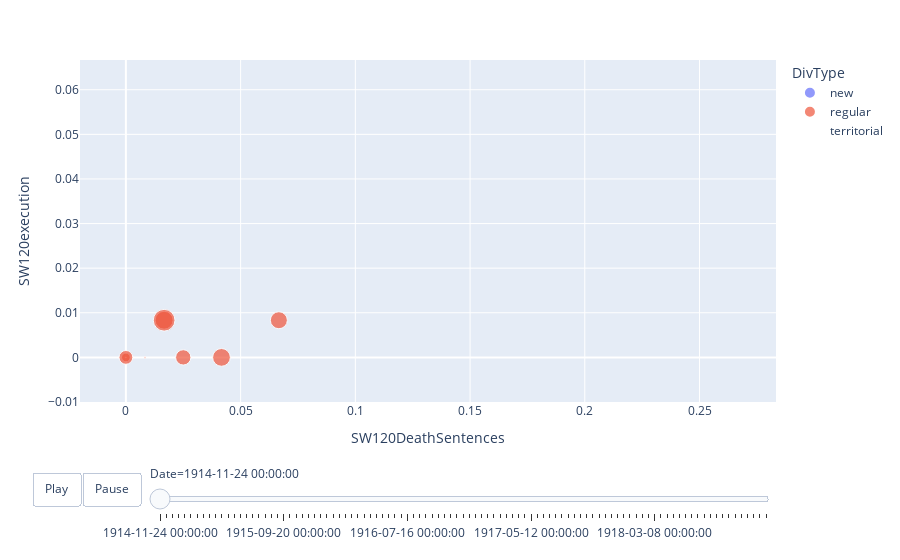

Notebook source saved alongside this figure:
### Code cell
makeChart(df, x='SW120DeathSentences', y='SW120execution', size='SW120Casualties')

### Figure 1 — Plotly figure (JSON) as saved in the notebook; plotly's stock layout.template omitted (floating-point values rounded to 4 significant figures)
{"data": [{"hovertemplate": "<b>%{hovertext}</b><br><br>DivType=new<br>Date=1914-11-24 00:00:00<br>SW120DeathSentences=%{x}<br>SW120execution=%{y}<br>SW120Casualties=%{marker.size}<extra></extra>", "hovertext": ["10", "30", "12", "39", "23", "16", "18", "14", "35", "25", "9", "32", "11", "13", "31", "17", "33", "21", "15", "24", "34", "19", "20"], "ids": ["10", "30", "12", "39", "23", "16", "18", "14", "35", "25", "9", "32", "11", "13", "31", "17", "33", "21", "15", "24", "34", "19", "20"], "legendgroup": "new", "marker": {"color": "#636EFA", "size": [0, 0, 0, 0, 0, 0, 0.01667, 0.06667, 0, 0, 0.01667, 0, 0.01667, 0.01667, 0.008333, 0.01667, 0, 0, 0.03333, 0.01667, 0, 0.008333, 0.008333], "sizemode": "area", "sizeref": 0.03515, "symbol": "circle"}, "mode": "markers", "name": "new", "orientation": "v", "showlegend": true, "type": "scatter", "x": [0, 0, 0, 0, 0, 0, 0, 0, 0, 0, 0, 0, 0, 0, 0, 0, 0, 0, 0, 0, 0, 0, 0], "xaxis": "x", "y": [0, 0, 0, 0, 0, 0, 0, 0, 0, 0, 0, 0, 0, 0, 0, 0, 0, 0, 0, 0, 0, 0, 0], "yaxis": "y"}, {"hovertemplate": "<b>%{hovertext}</b><br><br>DivType=regular<br>Date=1914-11-24 00:00:00<br>SW120DeathSentences=%{x}<br>SW120execution=%{y}<br>SW120Casualties=%{marker.size}<extra></extra>", "hovertext": ["28", "29", "7", "8", "27", "6", "4", "5", "2", "1", "3"], "ids": ["28", "29", "7", "8", "27", "6", "4", "5", "2", "1", "3"], "legendgroup": "regular", "marker": {"color": "#EF553B", "size": [0.05833, 0.025, 1.342, 0.008333, 0, 3.358, 4.125, 5.642, 5.075, 5.525, 8.292], "sizemode": "area", "sizeref": 0.03515, "symbol": "circle"}, "mode": "markers", "name": "regular", "orientation": "v", "showlegend": true, "type": "scatter", "x": [0.008333, 0, 0, 0, 0, 0, 0.025, 0.01667, 0.06667, 0.04167, 0.01667], "xaxis": "x", "y": [0, 0, 0, 0, 0, 0, 0, 0.008333, 0.008333, 0, 0.008333], "yaxis": "y"}, {"hovertemplate": "<b>%{hovertext}</b><br><br>DivType=territorial<br>Date=1914-11-24 00:00:00<br>SW120DeathSentences=%{x}<br>SW120execution=%{y}<br>SW120Casualties=%{marker.size}<extra></extra>", "hovertext": ["46", "51", "48", "66"], "ids": ["46", "51", "48", "66"], "legendgroup": "territorial", "marker": {"color": "#00CC96", "size": [0, 0, 0, 0], "sizemode": "area", "sizeref": 0.03515, "symbol": "circle"}, "mode": "markers", "name": "territorial", "orientation": "v", "showlegend": true, "type": "scatter", "x": [0, 0, 0, 0], "xaxis": "x", "y": [0, 0, 0, 0], "yaxis": "y"}], "layout": {"legend": {"itemsizing": "constant", "title": {"text": "DivType"}, "tracegroupgap": 0}, "margin": {"t": 60}, "sliders": [{"active": 0, "currentvalue": {"prefix": "Date="}, "len": 0.9, "pad": {"b": 10, "t": 60}, "steps": [{"args": [["1914-11-24 00:00:00"], {"frame": {"duration": 0, "redraw": false}, "fromcurrent": true, "mode": "immediate", "transition": {"duration": 0, "easing": "linear"}}], "label": "1914-11-24 00:00:00", "method": "animate"}, {"args": [["1914-11-25 00:00:00"], {"frame": {"duration": 0, "redraw": false}, "fromcurrent": true, "mode": "immediate", "transition": {"duration": 0, "easing": "linear"}}], "label": "1914-11-25 00:00:00", "method": "animate"}, {"args": [["1914-12-24 00:00:00"], {"frame": {"duration": 0, "redraw": false}, "fromcurrent": true, "mode": "immediate", "transition": {"duration": 0, "easing": "linear"}}], "label": "1914-12-24 00:00:00", "method": "animate"}, {"args": [["1914-12-25 00:00:00"], {"frame": {"duration": 0, "redraw": false}, "fromcurrent": true, "mode": "immediate", "transition": {"duration": 0, "easing": "linear"}}], "label": "1914-12-25 00:00:00", "method": "animate"}, {"args": [["1915-01-23 00:00:00"], {"frame": {"duration": 0, "redraw": false}, "fromcurrent": true, "mode": "immediate", "transition": {"duration": 0, "easing": "linear"}}], "label": "1915-01-23 00:00:00", "method": "animate"}, {"args": [["1915-01-24 00:00:00"], {"frame": {"duration": 0, "redraw": false}, "fromcurrent": true, "mode": "immediate", "transition": {"duration": 0, "easing": "linear"}}], "label": "1915-01-24 00:00:00", "method": "animate"}, {"args": [["1915-02-22 00:00:00"], {"frame": {"duration": 0, "redraw": false}, "fromcurrent": true, "mode": "immediate", "transition": {"duration": 0, "easing": "linear"}}], "label": "1915-02-22 00:00:00", "method": "animate"}, {"args": [["1915-02-23 00:00:00"], {"frame": {"duration": 0, "redraw": false}, "fromcurrent": true, "mode": "immediate", "transition": {"duration": 0, "easing": "linear"}}], "label": "1915-02-23 00:00:00", "method": "animate"}, {"args": [["1915-03-24 00:00:00"], {"frame": {"duration": 0, "redraw": false}, "fromcurrent": true, "mode": "immediate", "transition": {"duration": 0, "easing": "linear"}}], "label": "1915-03-24 00:00:00", "method": "animate"}, {"args": [["1915-03-25 00:00:00"], {"frame": {"duration": 0, "redraw": false}, "fromcurrent": true, "mode": "immediate", "transition": {"duration": 0, "easing": "linear"}}], "label": "1915-03-25 00:00:00", "method": "animate"}, {"args": [["1915-04-23 00:00:00"], {"frame": {"duration": 0, "redraw": false}, "fromcurrent": true, "mode": "immediate", "transition": {"duration": 0, "easing": "linear"}}], "label": "1915-04-23 00:00:00", "method": "animate"}, {"args": [["1915-04-24 00:00:00"], {"frame": {"duration": 0, "redraw": false}, "fromcurrent": true, "mode": "immediate", "transition": {"duration": 0, "easing": "linear"}}], "label": "1915-04-24 00:00:00", "method": "animate"}, {"args": [["1915-05-23 00:00:00"], {"frame": {"duration": 0, "redraw": false}, "fromcurrent": true, "mode": "immediate", "transition": {"duration": 0, "easing": "linear"}}], "label": "1915-05-23 00:00:00", "method": "animate"}, {"args": [["1915-05-24 00:00:00"], {"frame": {"duration": 0, "redraw": false}, "fromcurrent": true, "mode": "immediate", "transition": {"duration": 0, "easing": "linear"}}], "label": "1915-05-24 00:00:00", "method": "animate"}, {"args": [["1915-06-22 00:00:00"], {"frame": {"duration": 0, "redraw": false}, "fromcurrent": true, "mode": "immediate", "transition": {"duration": 0, "easing": "linear"}}], "label": "1915-06-22 00:00:00", "method": "animate"}, {"args": [["1915-06-23 00:00:00"], {"frame": {"duration": 0, "redraw": false}, "fromcurrent": true, "mode": "immediate", "transition": {"duration": 0, "easing": "linear"}}], "label": "1915-06-23 00:00:00", "method": "animate"}, {"args": [["1915-07-22 00:00:00"], {"frame": {"duration": 0, "redraw": false}, "fromcurrent": true, "mode": "immediate", "transition": {"duration": 0, "easing": "linear"}}], "label": "1915-07-22 00:00:00", "method": "animate"}, {"args": [["1915-07-23 00:00:00"], {"frame": {"duration": 0, "redraw": false}, "fromcurrent": true, "mode": "immediate", "transition": {"duration": 0, "easing": "linear"}}], "label": "1915-07-23 00:00:00", "method": "animate"}, {"args": [["1915-08-21 00:00:00"], {"frame": {"duration": 0, "redraw": false}, "fromcurrent": true, "mode": "immediate", "transition": {"duration": 0, "easing": "linear"}}], "label": "1915-08-21 00:00:00", "method": "animate"}, {"args": [["1915-08-22 00:00:00"], {"frame": {"duration": 0, "redraw": false}, "fromcurrent": true, "mode": "immediate", "transition": {"duration": 0, "easing": "linear"}}], "label": "1915-08-22 00:00:00", "method": "animate"}, {"args": [["1915-09-20 00:00:00"], {"frame": {"duration": 0, "redraw": false}, "fromcurrent": true, "mode": "immediate", "transition": {"duration": 0, "easing": "linear"}}], "label": "1915-09-20 00:00:00", "method": "animate"}, {"args": [["1915-09-21 00:00:00"], {"frame": {"duration": 0, "redraw": false}, "fromcurrent": true, "mode": "immediate", "transition": {"duration": 0, "easing": "linear"}}], "label": "1915-09-21 00:00:00", "method": "animate"}, {"args": [["1915-10-20 00:00:00"], {"frame": {"duration": 0, "redraw": false}, "fromcurrent": true, "mode": "immediate", "transition": {"duration": 0, "easing": "linear"}}], "label": "1915-10-20 00:00:00", "method": "animate"}, {"args": [["1915-10-21 00:00:00"], {"frame": {"duration": 0, "redraw": false}, "fromcurrent": true, "mode": "immediate", "transition": {"duration": 0, "easing": "linear"}}], "label": "1915-10-21 00:00:00", "method": "animate"}, {"args": [["1915-11-19 00:00:00"], {"frame": {"duration": 0, "redraw": false}, "fromcurrent": true, "mode": "immediate", "transition": {"duration": 0, "easing": "linear"}}], "label": "1915-11-19 00:00:00", "method": "animate"}, {"args": [["1915-11-20 00:00:00"], {"frame": {"duration": 0, "redraw": false}, "fromcurrent": true, "mode": "immediate", "transition": {"duration": 0, "easing": "linear"}}], "label": "1915-11-20 00:00:00", "method": "animate"}, {"args": [["1915-12-19 00:00:00"], {"frame": {"duration": 0, "redraw": false}, "fromcurrent": true, "mode": "immediate", "transition": {"duration": 0, "easing": "linear"}}], "label": "1915-12-19 00:00:00", "method": "animate"}, {"args": [["1915-12-20 00:00:00"], {"frame": {"duration": 0, "redraw": false}, "fromcurrent": true, "mode": "immediate", "transition": {"duration": 0, "easing": "linear"}}], "label": "1915-12-20 00:00:00", "method": "animate"}, {"args": [["1916-01-18 00:00:00"], {"frame": {"duration": 0, "redraw": false}, "fromcurrent": true, "mode": "immediate", "transition": {"duration": 0, "easing": "linear"}}], "label": "1916-01-18 00:00:00", "method": "animate"}, {"args": [["1916-01-19 00:00:00"], {"frame": {"duration": 0, "redraw": false}, "fromcurrent": true, "mode": "immediate", "transition": {"duration": 0, "easing": "linear"}}], "label": "1916-01-19 00:00:00", "method": "animate"}, {"args": [["1916-02-17 00:00:00"], {"frame": {"duration": 0, "redraw": false}, "fromcurrent": true, "mode": "immediate", "transition": {"duration": 0, "easing": "linear"}}], "label": "1916-02-17 00:00:00", "method": "animate"}, {"args": [["1916-02-18 00:00:00"], {"frame": {"duration": 0, "redraw": false}, "fromcurrent": true, "mode": "immediate", "transition": {"duration": 0, "easing": "linear"}}], "label": "1916-02-18 00:00:00", "method": "animate"}, {"args": [["1916-03-18 00:00:00"], {"frame": {"duration": 0, "redraw": false}, "fromcurrent": true, "mode": "immediate", "transition": {"duration": 0, "easing": "linear"}}], "label": "1916-03-18 00:00:00", "method": "animate"}, {"args": [["1916-03-19 00:00:00"], {"frame": {"duration": 0, "redraw": false}, "fromcurrent": true, "mode": "immediate", "transition": {"duration": 0, "easing": "linear"}}], "label": "1916-03-19 00:00:00", "method": "animate"}, {"args": [["1916-04-17 00:00:00"], {"frame": {"duration": 0, "redraw": false}, "fromcurrent": true, "mode": "immediate", "transition": {"duration": 0, "easing": "linear"}}], "label": "1916-04-17 00:00:00", "method": "animate"}, {"args": [["1916-04-18 00:00:00"], {"frame": {"duration": 0, "redraw": false}, "fromcurrent": true, "mode": "immediate", "transition": {"duration": 0, "easing": "linear"}}], "label": "1916-04-18 00:00:00", "method": "animate"}, {"args": [["1916-05-17 00:00:00"], {"frame": {"duration": 0, "redraw": false}, "fromcurrent": true, "mode": "immediate", "transition": {"duration": 0, "easing": "linear"}}], "label": "1916-05-17 00:00:00", "method": "animate"}, {"args": [["1916-05-18 00:00:00"], {"frame": {"duration": 0, "redraw": false}, "fromcurrent": true, "mode": "immediate", "transition": {"duration": 0, "easing": "linear"}}], "label": "1916-05-18 00:00:00", "method": "animate"}, {"args": [["1916-06-16 00:00:00"], {"frame": {"duration": 0, "redraw": false}, "fromcurrent": true, "mode": "immediate", "transition": {"duration": 0, "easing": "linear"}}], "label": "1916-06-16 00:00:00", "method": "animate"}, {"args": [["1916-06-17 00:00:00"], {"frame": {"duration": 0, "redraw": false}, "fromcurrent": true, "mode": "immediate", "transition": {"duration": 0, "easing": "linear"}}], "label": "1916-06-17 00:00:00", "method": "animate"}, {"args": [["1916-07-16 00:00:00"], {"frame": {"duration": 0, "redraw": false}, "fromcurrent": true, "mode": "immediate", "transition": {"duration": 0, "easing": "linear"}}], "label": "1916-07-16 00:00:00", "method": "animate"}, {"args": [["1916-07-17 00:00:00"], {"frame": {"duration": 0, "redraw": false}, "fromcurrent": true, "mode": "immediate", "transition": {"duration": 0, "easing": "linear"}}], "label": "1916-07-17 00:00:00", "method": "animate"}, {"args": [["1916-08-15 00:00:00"], {"frame": {"duration": 0, "redraw": false}, "fromcurrent": true, "mode": "immediate", "transition": {"duration": 0, "easing": "linear"}}], "label": "1916-08-15 00:00:00", "method": "animate"}, {"args": [["1916-08-16 00:00:00"], {"frame": {"duration": 0, "redraw": false}, "fromcurrent": true, "mode": "immediate", "transition": {"duration": 0, "easing": "linear"}}], "label": "1916-08-16 00:00:00", "method": "animate"}, {"args": [["1916-09-14 00:00:00"], {"frame": {"duration": 0, "redraw": false}, "fromcurrent": true, "mode": "immediate", "transition": {"duration": 0, "easing": "linear"}}], "label": "1916-09-14 00:00:00", "method": "animate"}, {"args": [["1916-09-15 00:00:00"], {"frame": {"duration": 0, "redraw": false}, "fromcurrent": true, "mode": "immediate", "transition": {"duration": 0, "easing": "linear"}}], "label": "1916-09-15 00:00:00", "method": "animate"}, {"args": [["1916-10-14 00:00:00"], {"frame": {"duration": 0, "redraw": false}, "fromcurrent": true, "mode": "immediate", "transition": {"duration": 0, "easing": "linear"}}], "label": "1916-10-14 00:00:00", "method": "animate"}, {"args": [["1916-10-15 00:00:00"], {"frame": {"duration": 0, "redraw": false}, "fromcurrent": true, "mode": "immediate", "transition": {"duration": 0, "easing": "linear"}}], "label": "1916-10-15 00:00:00", "method": "animate"}, {"args": [["1916-11-13 00:00:00"], {"frame": {"duration": 0, "redraw": false}, "fromcurrent": true, "mode": "immediate", "transition": {"duration": 0, "easing": "linear"}}], "label": "1916-11-13 00:00:00", "method": "animate"}, {"args": [["1916-11-14 00:00:00"], {"frame": {"duration": 0, "redraw": false}, "fromcurrent": true, "mode": "immediate", "transition": {"duration": 0, "easing": "linear"}}], "label": "1916-11-14 00:00:00", "method": "animate"}, {"args": [["1916-12-13 00:00:00"], {"frame": {"duration": 0, "redraw": false}, "fromcurrent": true, "mode": "immediate", "transition": {"duration": 0, "easing": "linear"}}], "label": "1916-12-13 00:00:00", "method": "animate"}, {"args": [["1916-12-14 00:00:00"], {"frame": {"duration": 0, "redraw": false}, "fromcurrent": true, "mode": "immediate", "transition": {"duration": 0, "easing": "linear"}}], "label": "1916-12-14 00:00:00", "method": "animate"}, {"args": [["1917-01-12 00:00:00"], {"frame": {"duration": 0, "redraw": false}, "fromcurrent": true, "mode": "immediate", "transition": {"duration": 0, "easing": "linear"}}], "label": "1917-01-12 00:00:00", "method": "animate"}, {"args": [["1917-01-13 00:00:00"], {"frame": {"duration": 0, "redraw": false}, "fromcurrent": true, "mode": "immediate", "transition": {"duration": 0, "easing": "linear"}}], "label": "1917-01-13 00:00:00", "method": "animate"}, {"args": [["1917-02-11 00:00:00"], {"frame": {"duration": 0, "redraw": false}, "fromcurrent": true, "mode": "immediate", "transition": {"duration": 0, "easing": "linear"}}], "label": "1917-02-11 00:00:00", "method": "animate"}, {"args": [["1917-02-12 00:00:00"], {"frame": {"duration": 0, "redraw": false}, "fromcurrent": true, "mode": "immediate", "transition": {"duration": 0, "easing": "linear"}}], "label": "1917-02-12 00:00:00", "method": "animate"}, {"args": [["1917-03-13 00:00:00"], {"frame": {"duration": 0, "redraw": false}, "fromcurrent": true, "mode": "immediate", "transition": {"duration": 0, "easing": "linear"}}], "label": "1917-03-13 00:00:00", "method": "animate"}, {"args": [["1917-03-14 00:00:00"], {"frame": {"duration": 0, "redraw": false}, "fromcurrent": true, "mode": "immediate", "transition": {"duration": 0, "easing": "linear"}}], "label": "1917-03-14 00:00:00", "method": "animate"}, {"args": [["1917-04-12 00:00:00"], {"frame": {"duration": 0, "redraw": false}, "fromcurrent": true, "mode": "immediate", "transition": {"duration": 0, "easing": "linear"}}], "label": "1917-04-12 00:00:00", "method": "animate"}, {"args": [["1917-04-13 00:00:00"], {"frame": {"duration": 0, "redraw": false}, "fromcurrent": true, "mode": "immediate", "transition": {"duration": 0, "easing": "linear"}}], "label": "1917-04-13 00:00:00", "method": "animate"}, {"args": [["1917-05-12 00:00:00"], {"frame": {"duration": 0, "redraw": false}, "fromcurrent": true, "mode": "immediate", "transition": {"duration": 0, "easing": "linear"}}], "label": "1917-05-12 00:00:00", "method": "animate"}, {"args": [["1917-05-13 00:00:00"], {"frame": {"duration": 0, "redraw": false}, "fromcurrent": true, "mode": "immediate", "transition": {"duration": 0, "easing": "linear"}}], "label": "1917-05-13 00:00:00", "method": "animate"}, {"args": [["1917-06-11 00:00:00"], {"frame": {"duration": 0, "redraw": false}, "fromcurrent": true, "mode": "immediate", "transition": {"duration": 0, "easing": "linear"}}], "label": "1917-06-11 00:00:00", "method": "animate"}, {"args": [["1917-06-12 00:00:00"], {"frame": {"duration": 0, "redraw": false}, "fromcurrent": true, "mode": "immediate", "transition": {"duration": 0, "easing": "linear"}}], "label": "1917-06-12 00:00:00", "method": "animate"}, {"args": [["1917-07-11 00:00:00"], {"frame": {"duration": 0, "redraw": false}, "fromcurrent": true, "mode": "immediate", "transition": {"duration": 0, "easing": "linear"}}], "label": "1917-07-11 00:00:00", "method": "animate"}, {"args": [["1917-07-12 00:00:00"], {"frame": {"duration": 0, "redraw": false}, "fromcurrent": true, "mode": "immediate", "transition": {"duration": 0, "easing": "linear"}}], "label": "1917-07-12 00:00:00", "method": "animate"}, {"args": [["1917-08-10 00:00:00"], {"frame": {"duration": 0, "redraw": false}, "fromcurrent": true, "mode": "immediate", "transition": {"duration": 0, "easing": "linear"}}], "label": "1917-08-10 00:00:00", "method": "animate"}, {"args": [["1917-08-11 00:00:00"], {"frame": {"duration": 0, "redraw": false}, "fromcurrent": true, "mode": "immediate", "transition": {"duration": 0, "easing": "linear"}}], "label": "1917-08-11 00:00:00", "method": "animate"}, {"args": [["1917-09-09 00:00:00"], {"frame": {"duration": 0, "redraw": false}, "fromcurrent": true, "mode": "immediate", "transition": {"duration": 0, "easing": "linear"}}], "label": "1917-09-09 00:00:00", "method": "animate"}, {"args": [["1917-09-10 00:00:00"], {"frame": {"duration": 0, "redraw": false}, "fromcurrent": true, "mode": "immediate", "transition": {"duration": 0, "easing": "linear"}}], "label": "1917-09-10 00:00:00", "method": "animate"}, {"args": [["1917-10-09 00:00:00"], {"frame": {"duration": 0, "redraw": false}, "fromcurrent": true, "mode": "immediate", "transition": {"duration": 0, "easing": "linear"}}], "label": "1917-10-09 00:00:00", "method": "animate"}, {"args": [["1917-10-10 00:00:00"], {"frame": {"duration": 0, "redraw": false}, "fromcurrent": true, "mode": "immediate", "transition": {"duration": 0, "easing": "linear"}}], "label": "1917-10-10 00:00:00", "method": "animate"}, {"args": [["1917-11-08 00:00:00"], {"frame": {"duration": 0, "redraw": false}, "fromcurrent": true, "mode": "immediate", "transition": {"duration": 0, "easing": "linear"}}], "label": "1917-11-08 00:00:00", "method": "animate"}, {"args": [["1917-11-09 00:00:00"], {"frame": {"duration": 0, "redraw": false}, "fromcurrent": true, "mode": "immediate", "transition": {"duration": 0, "easing": "linear"}}], "label": "1917-11-09 00:00:00", "method": "animate"}, {"args": [["1917-12-08 00:00:00"], {"frame": {"duration": 0, "redraw": false}, "fromcurrent": true, "mode": "immediate", "transition": {"duration": 0, "easing": "linear"}}], "label": "1917-12-08 00:00:00", "method": "animate"}, {"args": [["1917-12-09 00:00:00"], {"frame": {"duration": 0, "redraw": false}, "fromcurrent": true, "mode": "immediate", "transition": {"duration": 0, "easing": "linear"}}], "label": "1917-12-09 00:00:00", "method": "animate"}, {"args": [["1918-01-07 00:00:00"], {"frame": {"duration": 0, "redraw": false}, "fromcurrent": true, "mode": "immediate", "transition": {"duration": 0, "easing": "linear"}}], "label": "1918-01-07 00:00:00", "method": "animate"}, {"args": [["1918-01-08 00:00:00"], {"frame": {"duration": 0, "redraw": false}, "fromcurrent": true, "mode": "immediate", "transition": {"duration": 0, "easing": "linear"}}], "label": "1918-01-08 00:00:00", "method": "animate"}, {"args": [["1918-02-06 00:00:00"], {"frame": {"duration": 0, "redraw": false}, "fromcurrent": true, "mode": "immediate", "transition": {"duration": 0, "easing": "linear"}}], "label": "1918-02-06 00:00:00", "method": "animate"}, {"args": [["1918-02-07 00:00:00"], {"frame": {"duration": 0, "redraw": false}, "fromcurrent": true, "mode": "immediate", "transition": {"duration": 0, "easing": "linear"}}], "label": "1918-02-07 00:00:00", "method": "animate"}, {"args": [["1918-03-08 00:00:00"], {"frame": {"duration": 0, "redraw": false}, "fromcurrent": true, "mode": "immediate", "transition": {"duration": 0, "easing": "linear"}}], "label": "1918-03-08 00:00:00", "method": "animate"}, {"args": [["1918-03-09 00:00:00"], {"frame": {"duration": 0, "redraw": false}, "fromcurrent": true, "mode": "immediate", "transition": {"duration": 0, "easing": "linear"}}], "label": "1918-03-09 00:00:00", "method": "animate"}, {"args": [["1918-04-07 00:00:00"], {"frame": {"duration": 0, "redraw": false}, "fromcurrent": true, "mode": "immediate", "transition": {"duration": 0, "easing": "linear"}}], "label": "1918-04-07 00:00:00", "method": "animate"}, {"args": [["1918-04-08 00:00:00"], {"frame": {"duration": 0, "redraw": false}, "fromcurrent": true, "mode": "immediate", "transition": {"duration": 0, "easing": "linear"}}], "label": "1918-04-08 00:00:00", "method": "animate"}, {"args": [["1918-05-07 00:00:00"], {"frame": {"duration": 0, "redraw": false}, "fromcurrent": true, "mode": "immediate", "transition": {"duration": 0, "easing": "linear"}}], "label": "1918-05-07 00:00:00", "method": "animate"}, {"args": [["1918-05-08 00:00:00"], {"frame": {"duration": 0, "redraw": false}, "fromcurrent": true, "mode": "immediate", "transition": {"duration": 0, "easing": "linear"}}], "label": "1918-05-08 00:00:00", "method": "animate"}, {"args": [["1918-06-06 00:00:00"], {"frame": {"duration": 0, "redraw": false}, "fromcurrent": true, "mode": "immediate", "transition": {"duration": 0, "easing": "linear"}}], "label": "1918-06-06 00:00:00", "method": "animate"}, {"args": [["1918-06-07 00:00:00"], {"frame": {"duration": 0, "redraw": false}, "fromcurrent": true, "mode": "immediate", "transition": {"duration": 0, "easing": "linear"}}], "label": "1918-06-07 00:00:00", "method": "animate"}, {"args": [["1918-07-06 00:00:00"], {"frame": {"duration": 0, "redraw": false}, "fromcurrent": true, "mode": "immediate", "transition": {"duration": 0, "easing": "linear"}}], "label": "1918-07-06 00:00:00", "method": "animate"}, {"args": [["1918-07-07 00:00:00"], {"frame": {"duration": 0, "redraw": false}, "fromcurrent": true, "mode": "immediate", "transition": {"duration": 0, "easing": "linear"}}], "label": "1918-07-07 00:00:00", "method": "animate"}, {"args": [["1918-08-05 00:00:00"], {"frame": {"duration": 0, "redraw": false}, "fromcurrent": true, "mode": "immediate", "transition": {"duration": 0, "easing": "linear"}}], "label": "1918-08-05 00:00:00", "method": "animate"}, {"args": [["1918-08-06 00:00:00"], {"frame": {"duration": 0, "redraw": false}, "fromcurrent": true, "mode": "immediate", "transition": {"duration": 0, "easing": "linear"}}], "label": "1918-08-06 00:00:00", "method": "animate"}, {"args": [["1918-09-04 00:00:00"], {"frame": {"duration": 0, "redraw": false}, "fromcurrent": true, "mode": "immediate", "transition": {"duration": 0, "easing": "linear"}}], "label": "1918-09-04 00:00:00", "method": "animate"}, {"args": [["1918-09-05 00:00:00"], {"frame": {"duration": 0, "redraw": false}, "fromcurrent": true, "mode": "immediate", "transition": {"duration": 0, "easing": "linear"}}], "label": "1918-09-05 00:00:00", "method": "animate"}, {"args": [["1918-10-04 00:00:00"], {"frame": {"duration": 0, "redraw": false}, "fromcurrent": true, "mode": "immediate", "transition": {"duration": 0, "easing": "linear"}}], "label": "1918-10-04 00:00:00", "method": "animate"}, {"args": [["1918-10-05 00:00:00"], {"frame": {"duration": 0, "redraw": false}, "fromcurrent": true, "mode": "immediate", "transition": {"duration": 0, "easing": "linear"}}], "label": "1918-10-05 00:00:00", "method": "animate"}, {"args": [["1918-11-03 00:00:00"], {"frame": {"duration": 0, "redraw": false}, "fromcurrent": true, "mode": "immediate", "transition": {"duration": 0, "easing": "linear"}}], "label": "1918-11-03 00:00:00", "method": "animate"}, {"args": [["1918-11-04 00:00:00"], {"frame": {"duration": 0, "redraw": false}, "fromcurrent": true, "mode": "immediate", "transition": {"duration": 0, "easing": "linear"}}], "label": "1918-11-04 00:00:00", "method": "animate"}, {"args": [["1918-12-03 00:00:00"], {"frame": {"duration": 0, "redraw": false}, "fromcurrent": true, "mode": "immediate", "transition": {"duration": 0, "easing": "linear"}}], "label": "1918-12-03 00:00:00", "method": "animate"}], "x": 0.1, "xanchor": "left", "y": 0, "yanchor": "top"}], "updatemenus": [{"buttons": [{"args": [null, {"frame": {"duration": 500, "redraw": true}, "fromcurrent": true, "transition": {"duration": 400, "easing": "linear"}}], "label": "Play", "method": "animate"}, {"args": [[null], {"frame": {"duration": 0, "redraw": true}, "mode": "immediate", "transition": {"duration": 0}}], "label": "Pause", "method": "animate"}], "direction": "left", "pad": {"r": 10, "t": 70}, "showactive": false, "type": "buttons", "x": 0.1, "xanchor": "right", "y": 0, "yanchor": "top"}], "xaxis": {"anchor": "y", "domain": [0, 1], "range": [-0.02, 0.2833], "title": {"text": "SW120DeathSentences"}}, "yaxis": {"anchor": "x", "domain": [0, 1], "range": [-0.01, 0.06667], "title": {"text": "SW120execution"}}}}
